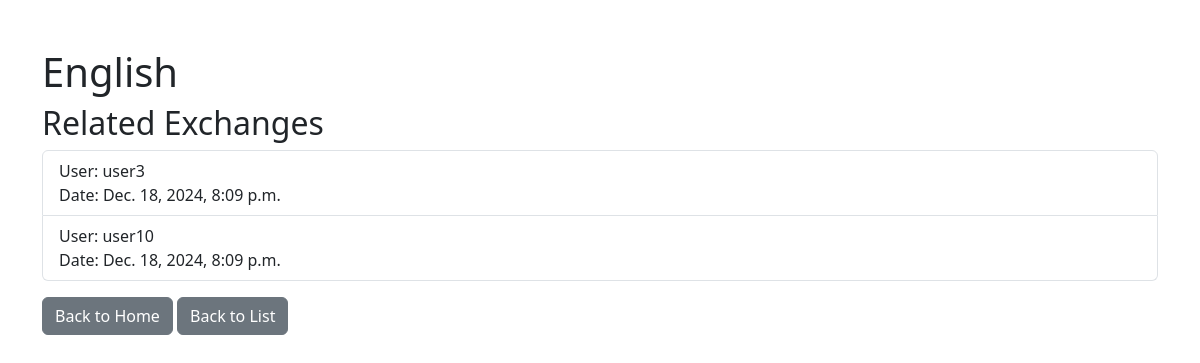
The page /languages/4/ on the database its author committed.
### app/models.py (models this page shows, shortened)
class Language(models.Model):
    name = models.CharField(max_length=100)

class Exchange(models.Model):
    language = models.ForeignKey(Language, on_delete=models.CASCADE, related_name='exchanges')
    user = models.ForeignKey(User, on_delete=models.CASCADE, related_name='exchanges')
    date = models.DateTimeField(auto_now_add=True)

class User(models.Model):
    username = models.CharField(max_length=100)
    email = models.EmailField()

### app/views.py (the view)
# urls.py: path('languages/<int:pk>/', views.LanguageDetailView.as_view(), name='language_detail'),
class LanguageDetailView(DetailView):
    model = Language
    template_name = 'language_detail.html'
    context_object_name = 'language'
    def get_context_data(self, **kwargs):
        context = super().get_context_data(**kwargs)
        context['exchanges'] = self.object.exchanges.all()
        return context

### app/templates/language_detail.html (shortened to what this page needs)
<!DOCTYPE html>
<html>
<head>
    <link href="https://cdn.jsdelivr.net/npm/bootstrap@5.3.0-alpha1/dist/css/bootstrap.min.css" rel="stylesheet">
</head>
<body>
    <div class="container mt-5">
        <h1>{{ language.name }}</h1>
        <h2>Related Exchanges</h2>
        <ul class="list-group">
            {% for exchange in exchanges %}
                <li class="list-group-item">
                    User: {{ exchange.user.username }} <br>
                    Date: {{ exchange.date }}
                </li>
            {% empty %}
                <li class="list-group-item">No exchanges found for this language.</li>
            {% endfor %}
        </ul>
        <a href="{% url 'index' %}" class="btn btn-secondary mt-3">Back to Home</a>
        <a href="{% url 'language_list' %}" class="btn btn-secondary mt-3">Back to List</a>
    </div>
</body>
</html>

### rows shown on the page
Language: name "English"
Exchange: user.username "user3", date "Dec. 18, 2024, 8:09 p.m."
Exchange: user.username "user10", date "Dec. 18, 2024, 8:09 p.m."
